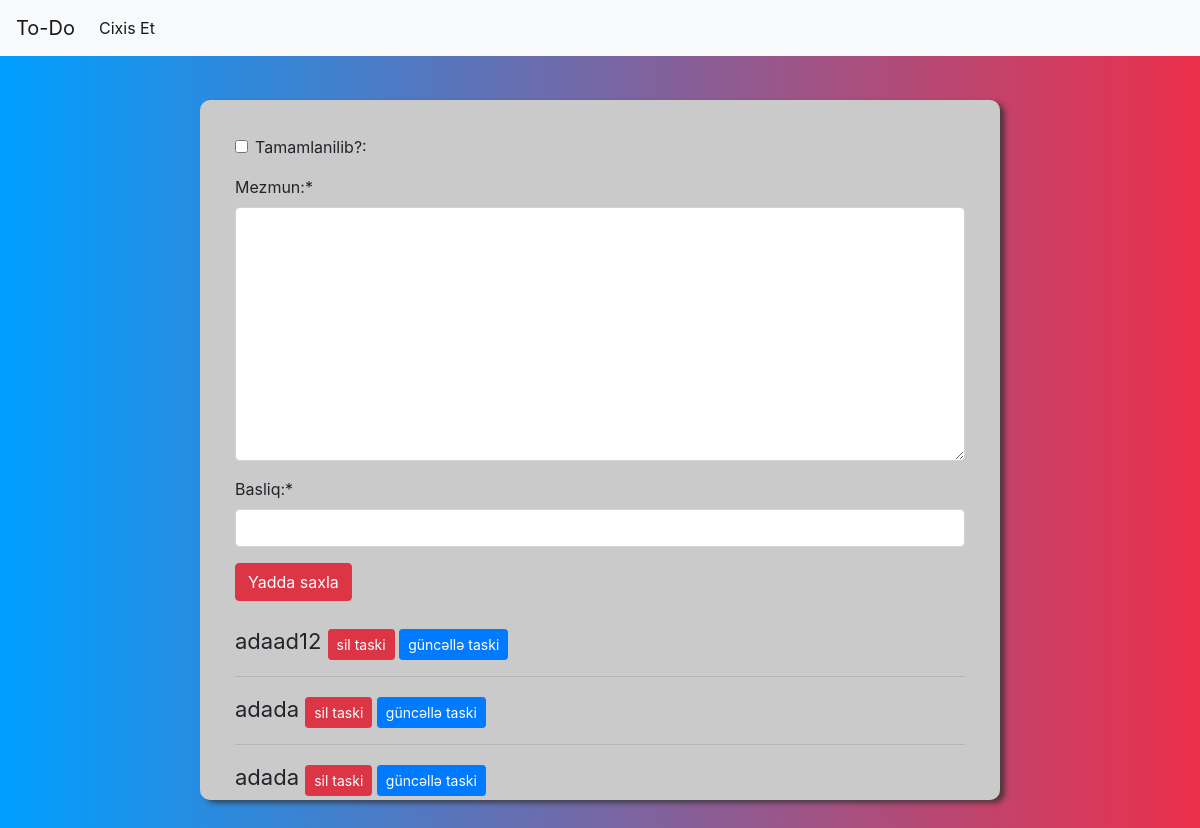
Page /listdetail/2/ (signed in) on the committed database.
### tasks/models.py (models this page shows)
class Task(models.Model):
    user=models.ForeignKey(User,on_delete=models.CASCADE,related_name='task',verbose_name='Sahibi:',null=True,blank=True)
    title=models.CharField(max_length=50,verbose_name='basliq:')
    content=models.TextField(verbose_name='mezmun:')
    created_date=models.DateTimeField(auto_now_add=True,verbose_name='yaradilma tarixi:')
    confirm = models.BooleanField(default=False,verbose_name='tamamlanilib?:')
    lists = models.ForeignKey(List, on_delete=models.CASCADE,related_name='task',null=True,blank=True)
    def __str__(self):
        return self.title

### tasks/views.py (the view, shortened to what this page needs)
# urls.py: path('listdetail/<str:id>/',views.createtask,name='listdetail'),
@login_required()
def createtask(request,id):
    form=forms.TaskForm()
    list=get_object_or_404(List,id=id)
    tasks=Task.objects.filter(lists=list)
    taskcount=tasks.count()
    context={
    'form':form,
    'tasks':tasks,
    'taskcount':taskcount
    }
    return render(request,'listdetail.html',context)

### tasks/forms.py
class TaskForm(forms.ModelForm):
    class Meta:
        model=Task
        fields={'title','content','confirm'}

### templates/listdetail.html (shortened to what this page needs)
{% extends "layout.html" %} {% block title %} List detail {% endblock title %} {% block content %}
{% load crispy_forms_tags %}
<div class="container">
    <form action="" method="post">
        {{form|crispy}}
        <button class="btn btn-danger" type="submit">Yadda saxla</button>
    </form>
    <br>
    <span>
        {% for taskk in tasks %}
            <span style="font-size: 22px;">
                {% if taskk.confirm == True %}
                    {{taskk}} (Tamamlanilib)
                {% else %}
                {{taskk}}
                {% endif %}
            </span>
                <a href="{% url 'tasks:deletetask' id=taskk.id %}" class="btn btn-danger btn-sm">sil taski</a>
                <a href="{% url 'tasks:updatetask' id=taskk.id %}" class="btn btn-primary btn-sm">güncəllə taski</a>
            <br>
            <hr>
        {% endfor %}
    </span>
</div>
{% endblock content %}

### templates/layout.html (style rules this page uses)
body { background: rgb(0, 159, 255); background: linear-gradient(90deg, rgba(0, 159, 255, 1) 0%, rgba(236, 47, 75, 1) 100%); }
.container { max-width: 800px; margin-top: 100px; background-color: rgb(202, 202, 202); padding: 35px; height: 700px; border-radius: 10px; -webkit-box-shadow: 5px 3px 5px 0px rgba(50, 50, 50, 0.75); -moz-box-shadow: 5px 3px 5px 0px rgba(50, 50, 50, 0.75); box-shadow: 5px 3px 5px 0px rgba(50, 50, 50, 0.75); overflow-y: scroll; overflow: scroll; }

### rows in the picture
Task: title "adaad12"
Task: title "adada"
Task: title "adada"
